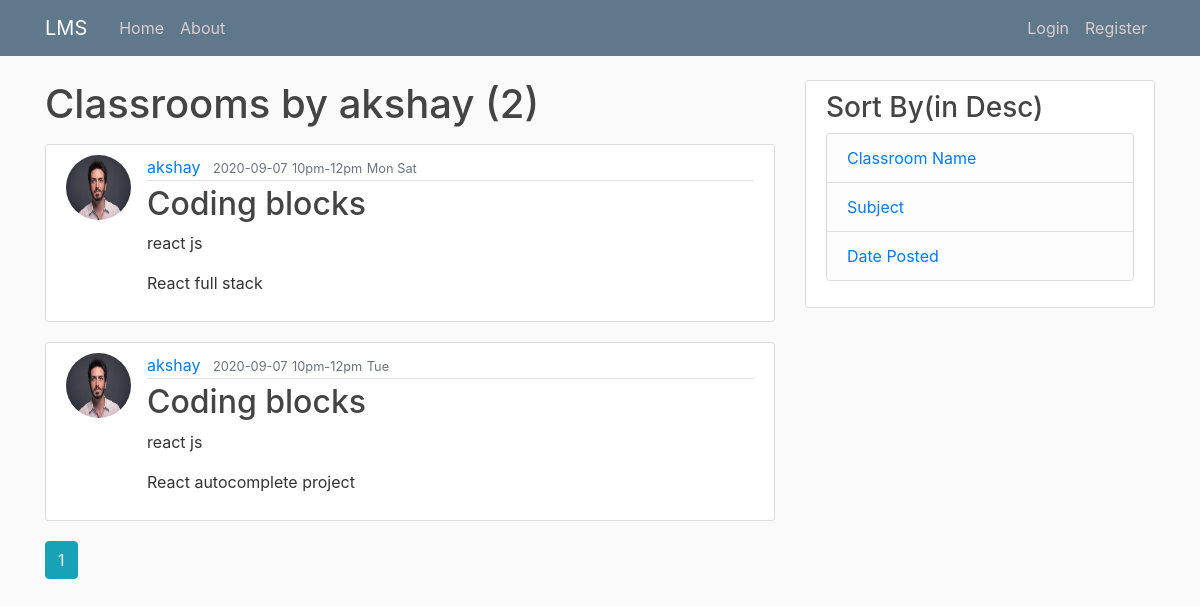
Screenshot of /user/akshay with the database file from the repository.
### flasklms/models.py (models this page shows, shortened)
class User(db.Model, UserMixin):
    id = db.Column(db.Integer, primary_key=True)
    username = db.Column(db.String(20), unique=True, nullable=False)
    email = db.Column(db.String(120), unique=True, nullable=False)
    image_file = db.Column(db.String(20), nullable=False, default='default.jpg')
    isTeacher=db.Column(db.Boolean,nullable=False,default=False)
    password = db.Column(db.String(60), nullable=False)
    otp=db.Column(db.Integer , nullable=False , default=123)
    classrooms = db.relationship('ClassRoom', backref='teacher', lazy=True)

class ClassRoom(db.Model):
    id = db.Column(db.Integer, primary_key=True)
    classroomName = db.Column(db.String(100), nullable=False)
    subject=db.Column(db.String(20),nullable=False)
    time=db.Column(db.String(20),nullable=False)
    daysOfClasses=db.Column(db.String(100),nullable=False,default="Mon Wed Fri")
    date_posted = db.Column(db.DateTime, nullable=False, default=datetime.utcnow)
    content= db.Column(db.Text, nullable=False)
    user_id = db.Column(db.Integer, db.ForeignKey('user.id'), nullable=False)

### flasklms/routes.py (the view)
@app.route("/user/<string:username>")
def user_posts(username):
    page = request.args.get('page', 1, type=int)
    user = User.query.filter_by(username=username).first_or_404()
    classroom = ClassRoom.query.filter_by(teacher=user).order_by(ClassRoom.date_posted.desc()).paginate(page=page, per_page=5)
    return render_template('user_posts.html', classrooms=classroom, user=user)

### flasklms/templates/user_posts.html
{% extends "layout.html" %}
{% block content %}
    {% if classrooms.total==0  %}
      <h1 class="mb-3">No classrooms</h1>
    {% else %}
      <h1 class="mb-3">Classrooms by {{ user.username }} ({{ classrooms.total }})</h1>
      {% for classroom in classrooms.items %}
          <article class="media content-section">
            <img class="rounded-circle article-img" src="{{ url_for('static', filename='profile_pics/' + classroom.teacher.image_file) }}">
            <div class="media-body">
              <div class="article-metadata">
                <a class="mr-2" href="{{ url_for('user_posts', username=classroom.teacher.username) }}">{{ classroom.teacher.username }}</a>
                <small class="text-muted">{{ classroom.date_posted.strftime('%Y-%m-%d') }}</small>
                <small class="text-muted">{{classroom.time}}</small>
                <small class="text-muted">{{classroom.daysOfClasses}}</small>
              </div>
              <h2><a class="article-title" href="{{ url_for('post', post_id=classroom.id) }}">{{ classroom.classroomName }}</a></h2>
              <p class="article-content">{{classroom.subject}}</p>
              <p class="article-content">{{ classroom.content }}</p>
            </div>
          </article>
      {% endfor %}
      {% for page_num in classrooms.iter_pages(left_edge=1, right_edge=1, left_current=1, right_current=2) %}
        {% if page_num %}
          {% if classrooms.page == page_num %}
            <a class="btn btn-info mb-4" href="{{ url_for('user_posts', username=user.username, page=page_num) }}">{{ page_num }}</a>
          {% else %}
            <a class="btn btn-outline-info mb-4" href="{{ url_for('user_posts', username=user.username, page=page_num) }}">{{ page_num }}</a>
          {% endif %}
        {% else %}
        ...
        {% endif %}
      {% endfor %}
    {% endif %}
{% endblock content %}

### flasklms/static/main.css (style rules this page uses)
body { background: #fafafa; color: #333333; margin-top: 5rem; }
h1, h2, h3, h4, h5, h6 { color: #444444; }
.content-section { background: #ffffff; padding: 10px 20px; border: 1px solid #dddddd; border-radius: 3px; margin-bottom: 20px; }
.article-title { color: #444444; }
.article-content { white-space: pre-line; }
.article-img { height: 65px; width: 65px; margin-right: 16px; }
.article-metadata { padding-bottom: 1px; margin-bottom: 4px; border-bottom: 1px solid #e3e3e3 }

### rows the page displays
User: username "akshay"
ClassRoom: image_file (placeholder picture), teacher.username "akshay", date_posted "2020-09-07", time "10pm-12pm", daysOfClasses "Mon Sat", classroomName "Coding blocks", subject "react js", content "React full stack"
ClassRoom: image_file (placeholder picture), teacher.username "akshay", date_posted "2020-09-07", time "10pm-12pm", daysOfClasses "Tue", classroomName "Coding blocks", subject "react js", content "React autocomplete project"

### other values shown
{{ classrooms.total }} "2"
{{ page_num }} "1"
